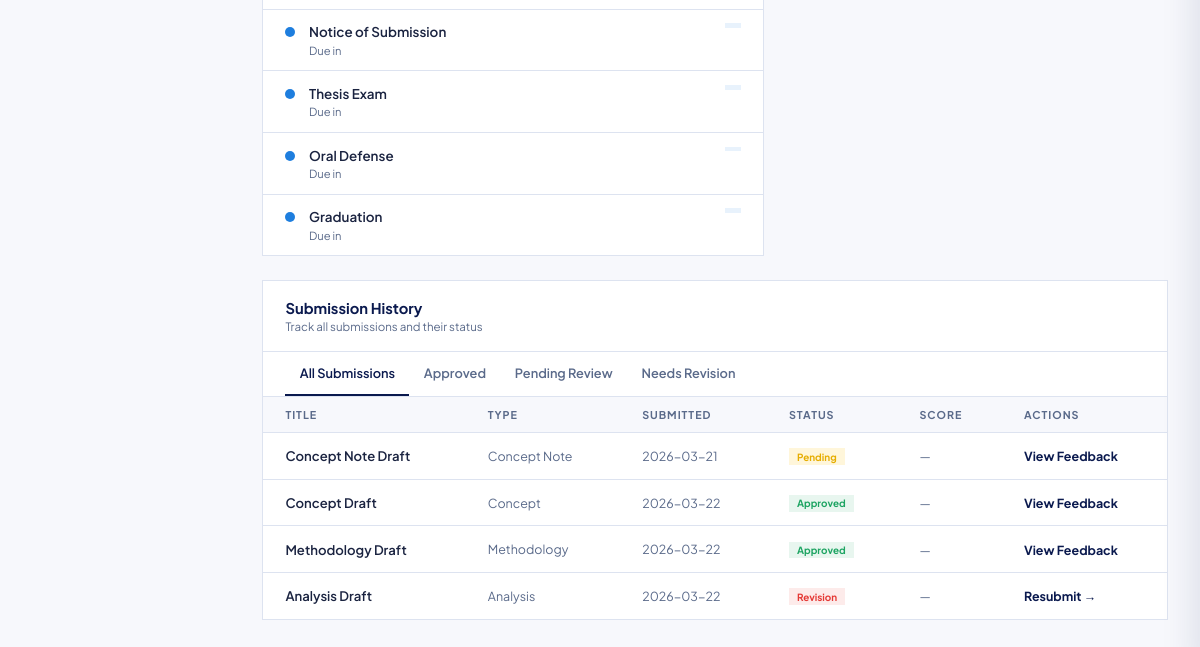
Before: /students/dashboard/ (signed in, lower part) with the older database file.
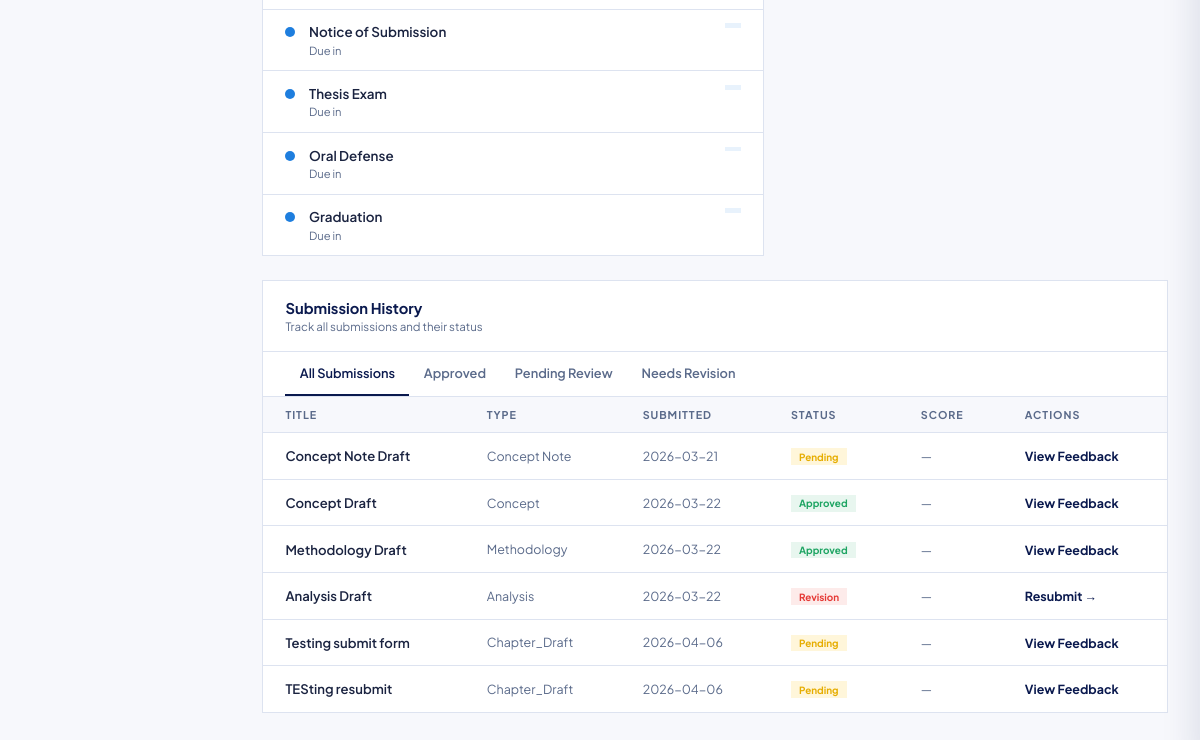
After: the same page with the newer database file.
### pipeline/models.py (models this page shows, shortened)
class Milestone(models.Model):
    student = models.ForeignKey(Student, on_delete=models.CASCADE)
    title = models.CharField(max_length=255)
    description = models.TextField(null=True, blank=True)
    status = models.CharField(max_length=20, choices=[
        ('done', 'Done'),
        ('in_progress', 'In Progress'),
        ('upcoming', 'Upcoming'),
    ])
    date = models.DateField(null=True, blank=True)  # ✅ ADD THIS

### assessments/models.py (models this page shows, shortened)
class Submission(models.Model):
    TYPE_CHOICES = [
        ('concept_note', 'Concept Note'),
        ('proposal_draft', 'Proposal Draft'),
        ('proposal_final', 'Proposal Final'),
        ('chapter_draft', 'Chapter Draft'),
        ('chapter_revision', 'Chapter Revision'),
        ('full_thesis_draft', 'Full Thesis Draft'),
        ('final_thesis_submission', 'Final Thesis Submission'),
        ('presentation_slides', 'Presentation Slides'),
        ('research_paper', 'Research Paper'),
        ('progress_report', 'Progress Report'),
        ('dataset_appendices', 'Dataset / Appendices'),
    ]
    CHAPTER_CHOICES = [
        ('chapter_1', 'Chapter 1: Introduction'),
        ('chapter_2', 'Chapter 2: Literature Review'),
        ('chapter_3', 'Chapter 3: Methodology'),
        ('chapter_4', 'Chapter 4: Data Analysis'),
        ('chapter_5', 'Chapter 5: Discussion'),
        ('chapter_6', 'Chapter 6: Conclusion & Recommendations'),
        ('all_chapters', 'All Chapters'),
        ('proposal_document', 'Proposal Document'),
        ('not_applicable', 'Not Applicable'),
    ]
    STATUS_CHOICES = [
        ('approved', 'Approved'),
        ('pending', 'Pending'),
        ('revision', 'Needs Revision'),
    ]
    student = models.ForeignKey(Student, on_delete=models.CASCADE)
    title = models.CharField(max_length=255)
    type = models.CharField(max_length=50, choices=TYPE_CHOICES, default='chapter_draft')
    chapter = models.CharField(max_length=50, choices=CHAPTER_CHOICES, default='not_applicable', blank=True, null=True)
    file = models.FileField(upload_to='submissions/')
    submitted_at = models.DateTimeField(auto_now_add=True)
    status = models.CharField(max_length=20, choices=STATUS_CHOICES)
    notes = models.TextField(blank=True, null=True)
    stage = models.CharField(max_length=50, choices=PipelineStage.choices, default="concept_note")

### students/views.py (the view)
# urls.py: path('dashboard/', student_dashboard, name='student_dashboard'),
@login_required
def student_dashboard(request):
    student = get_object_or_404(Student, user=request.user)
    submissions = Submission.objects.filter(student=student)
    feedbacks = Feedback.objects.filter(
        submission__student=student
    ).select_related('submission')
    milestones = Milestone.objects.filter(student=student)
    notifications = Notification.objects.filter(user=request.user).order_by('-created_at')[:5]
    progress = StudentProgress.objects.filter(student=student).first()
    scores = {
        "Literature Review": feedbacks.filter(submission__type="literature").aggregate(avg=Avg("score"))["avg"] or 0,
        "Methodology": feedbacks.filter(submission__type="methodology").aggregate(avg=Avg("score"))["avg"] or 0,
        "Data Analysis": feedbacks.filter(submission__type="analysis").aggregate(avg=Avg("score"))["avg"] or 0,
        "Writing Quality": feedbacks.filter(submission__type="writing").aggregate(avg=Avg("score"))["avg"] or 0,
    }
    scores_labels = json.dumps(list(scores.keys()))
    scores_values = json.dumps([round(v, 1) for v in scores.values()])
    today = timezone.now().date()
    months = []
    progress_values = []
    total = milestones.count()
    completed = milestones.filter(status="done").count()
    in_progress = milestones.filter(status="in_progress").count()
    upcoming = milestones.filter(status="upcoming").count()
    progress_percent = int((completed / total) * 100) if total else 0
    for i in range(5, -1, -1):
        month_date = today - timedelta(days=30 * i)
        months.append(month_date.strftime("%b"))
        factor = (6 - i) / 6
        progress_values.append(int(progress_percent * factor))
    months_json = json.dumps(months)
    progress_values_json = json.dumps(progress_values)
    pipeline_order = [
        "Concept Note",
        "Proposal Seminar",
        "Ethics/NACOSTI",
        "Data & Analysis",
        "Notice of Submission",
        "Thesis Exam",
        "Oral Defense",
        "Graduation",
    ]
    milestone_dict = {m.title: m for m in milestones}
    pipeline_steps = []
    has_active = False
    for stage in pipeline_order:
        milestone = milestone_dict.get(stage)
        if milestone:
            if milestone.status == "done":
                status = "done"
            elif milestone.status in ["in_progress", "ongoing"] and not has_active:
                status = "active"
                has_active = True
            else:
                status = "pending"
        else:
            status = "pending"
        pipeline_steps.append({"title": stage, "status": status})
    if not has_active:
        for step in pipeline_steps:
            if step["status"] == "pending":
                step["status"] = "active"
                break
    active_step = next((s for s in pipeline_steps if s["status"] == "active"), None)
    active_index = pipeline_steps.index(active_step) + 1 if active_step else 0
    tasks_due_this_week = milestones.filter(status='upcoming').count()
    total_milestones = milestones.count()
    completed_milestones = milestones.filter(status='done').count()
    remaining_milestones = total_milestones - completed_milestones
    new_feedback = feedbacks.filter(is_read=False).count()
    current_gpa = round(sum([f.score for f in feedbacks if f.score]) / len([f for f in feedbacks if f.score]), 2) if feedbacks.exists() and any(f.score for f in feedbacks) else 0.0
    avg_score = round(current_gpa * 20, 1) if current_gpa > 0 else 0  # Convert GPA to percentage
    supervisor_rating = min(5.0, round(current_gpa / 20 * 5, 1)) if current_gpa > 0 else 0
    review_count = feedbacks.count()
    finance = get_finance_clearance(student)
    supervisor_name = student.supervisor_name
    initials = "".join([part[0] for part in supervisor_name.split()][:2]).upper()
    supervisor = {
        "name": supervisor_name,
        "email": student.supervisor_email,
        "initials": initials,
        "role": "Research Supervisor",
        "department": "Computer Science"
    }
    offset = 213.6 * (1 - progress_percent / 100)
    feedback_items = []
    for f in feedbacks.select_related('submission').order_by('-created_at'):
        if f.score is not None:
            if f.score >= 80:
                status = "approved"
            elif f.score >= 50:
                status = "revision"
            else:
                status = "revision"
        else:
            status = "pending"
        feedback_items.append({
            "title": f.submission.title,
            "chapter": f.submission.chapter,
            "message": f.comment,
            "score": f.score,
            "status": status,
            "date": f.created_at,
            "is_read": f.is_read,
        })
    current_stage_title = active_step["title"] if active_step else "Not started"
    current_stage_number = active_index
    stage_submissions = submissions.filter(type=current_stage_title).count()
    revision_count = submissions.filter(
        type=current_stage_title,
        status="revision"
    ).count()
    completed_steps = len([s for s in pipeline_steps if s["status"] == "done"])
    current_steps = len([s for s in pipeline_steps if s["status"] == "active"])
    pending_steps = len([s for s in pipeline_steps if s["status"] == "pending"])
    bookings = student.bookings.all().order_by('date')
    context = {
        "student": student,
        "submissions": submissions,
        "feedbacks": feedbacks,
        'milestones': milestones.order_by('date'),
        "notifications": notifications,
        "progress": progress,
        "pending_tasks": tasks_due_this_week,
        "completed_milestones": completed_milestones,
        "total_milestones": total_milestones,
        "new_feedback": new_feedback,
        "pipeline_steps": pipeline_steps,
        "active_step": active_step,
        "active_index": active_index,
        "months": months_json,
        "progress_values": progress_values_json,
        "scores_labels": scores_labels,
        "scores_values": scores_values,
        "finance": finance,
        "supervisor": supervisor,
        "in_progress_milestones": in_progress,
        "upcoming_milestones": upcoming,
        "current_stage": progress.current_stage if progress else None,
        "context_feedbacks": feedback_items,
        "unread_feedback_count": feedbacks.filter(is_read=False).count(),
        "current_stage_title": current_stage_title,
        "current_stage_number": current_stage_number,
        "total_stages": len(pipeline_steps),
        "stage_submissions": stage_submissions,
        "revision_count": revision_count,
        "completed_steps": completed_steps,
        "current_steps": current_steps,
        "pending_steps": pending_steps,
        "bookings": bookings,
        "submission_form": SubmissionForm(),
        "presentation_booking_form": PresentationBookingForm(),
    }
    context["circle_offset"] = round(offset, 1)
    context["in_progress_percent"] = int((in_progress / total) * 100) if total else 0
    context["upcoming_percent"] = int((upcoming / total) * 100) if total else 0
    context["remaining_milestones"] = remaining_milestones
    context["in_progress_text"] = f"{in_progress} in progress"
    context["current_gpa"] = current_gpa
    context["avg_score"] = avg_score
    context["supervisor_rating"] = supervisor_rating
    context["review_count"] = review_count
    return render(request, "students/student.html", context)

### erp_integration/services.py (called while the page is built)
def get_finance_clearance(student):
    record = FinanceRecord.objects.filter(student=student).first()
    if not record:
        return {
            "status": "pending",
            "reference": None,
            "comments": "No finance record found.",
        }
    return {
        "status": record.status,
        "reference": record.reference,
        "comments": record.comments,
    }

### templates/students/student.html (shortened to what the changed rows need)
{% load static %}
<!DOCTYPE html>
<html lang="en">
<head>
</head>
<body>
<main>
  <div class="content">
    <div class="page active" id="page-dashboard">
      <div class="two-col">
    <div class="card">
        {% for milestone in milestones %}
        <div class="task-item">
            <div class="task-dot td-{% if milestone.status == 'done' %}done{% elif milestone.priority == 'high' %}high{% elif milestone.priority == 'medium' %}med{% else %}low{% endif %}"></div>
            <div class="task-body">
                <div class="task-title {% if milestone.status == 'done' %}struck{% endif %}">{{ milestone.title }}</div>
                <div class="task-meta">
                    {% if milestone.status == 'done' %}
                        Completed {{ milestone.completed_at|timesince }} ago
                    {% else %}
                        Due in {{ milestone.due_date|timeuntil }}
                    {% endif %}
                </div>
            </div>
            <span class="pill pill-{% if milestone.status == 'done' %}done{% elif milestone.priority == 'high' %}high{% elif milestone.priority == 'medium' %}med{% else %}low{% endif %}">
            </span>
        </div>
        {% empty %}
        <div class="task-item">
            <div class="task-body"><div class="task-title">No upcoming tasks</div></div>
        </div>
        {% endfor %}
    </div>
</div>
      <div class="card" style="margin-bottom:1.5rem">
    <div id="st-all" class="tab-pane active">
        <div class="tbl-wrap">
            <table>
                <thead>
                    <tr>
                        <th>Title</th>
                        <th>Type</th>
                        <th>Submitted</th>
                        <th>Status</th>
                        <th>Score</th>
                        <th>Actions</th>
                    </tr>
                </thead>
                <tbody>
                    {% for sub in submissions %}
                    <tr>
                        <td class="td-title">{{ sub.title }}</td>
                        <td class="td-muted">{{ sub.type|title }}</td>
                        <td class="td-muted">{{ sub.submitted_at|date:"Y-m-d" }}</td>
                        <td>
                            <span class="pill
                                {% if sub.status == 'approved' %}pill-approved
                                {% elif sub.status == 'pending' %}pill-pending
                                {% elif sub.status == 'revision' %}pill-revision
                                {% endif %}">
                                {{ sub.status|title }}
                            </span>
                        </td>
                        <td>
    {% if sub.score %}
        {% if sub.score >= 85 %}
            <span class="score-good">{{ sub.score }}%</span>
        {% elif sub.score >= 70 %}
            <span class="score-ok">{{ sub.score }}%</span>
        {% else %}
            <span class="score-low">{{ sub.score }}%</span>
        {% endif %}
    {% else %}
        <span class="td-muted">—</span>
    {% endif %}
</td>
                        <td>
                            {% if sub.status == 'revision' %}
                                <a class="link-btn" onclick="openM('modal-submit')">Resubmit →</a>
                            {% else %}
                                <a class="link-btn" onclick="showPage('page-feedback')">View Feedback</a>
                            {% endif %}
                        </td>
                    </tr>
                    {% empty %}
                    <tr>
                        <td colspan="6" class="td-muted">No submissions found</td>
                    </tr>
                    {% endfor %}
                </tbody>
            </table>
        </div>
    </div>
</div>
    </div>
  </div>
</main>
</body>
</html>

Changed rows visible on the page:
added Submission: title "Testing submit form", type "Chapter_Draft", submitted_at "2026-04-06", status "Pending", shows "View Feedback"
added Submission: title "TESting resubmit", type "Chapter_Draft", submitted_at "2026-04-06", status "Pending", shows "View Feedback"
